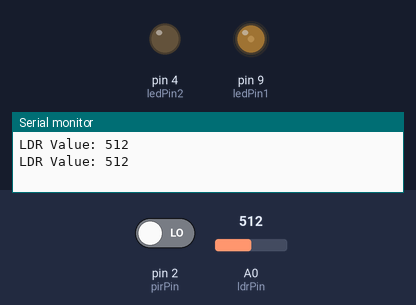
Bench run of a sketch on a simulated Arduino Uno, built with avr-gcc and run on an emulated ATmega328P. Parts: output pins drawn as LEDs (lit = HIGH), the last lines printed to the serial monitor. The inputs (shaded band) are chosen by the test bench; at power-on: A0 (ldrPin) = 512, pin 2 (pirPin) LOW.

Above: at 5.8 s.
5.9 s: A0 (ldrPin) set to 413
11.9 s: A0 (ldrPin) set to 393
At 16.0 s:
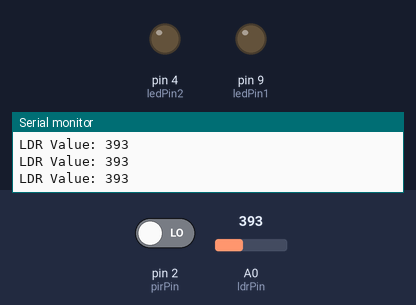
17.9 s: A0 (ldrPin) set to 410
At 19.3 s:
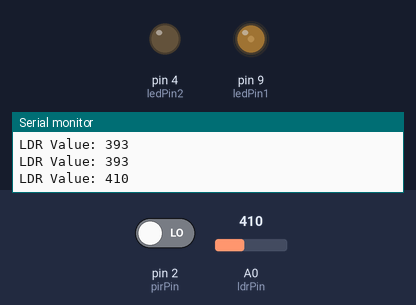
23.9 s: pin 2 (pirPin) driven HIGH
At 29.3 s:
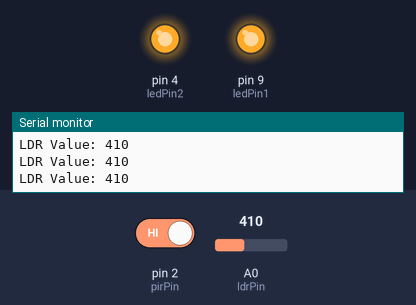
29.9 s: pin 2 (pirPin) driven LOW
At 30.7 s:
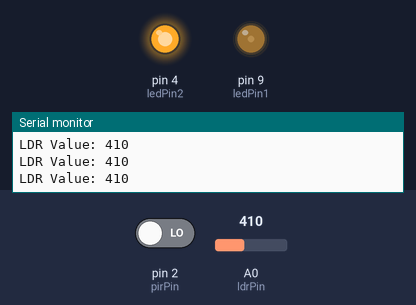
Timing chart, 0 to 36.4 s (numbered marks = the images above; inputs shaded):
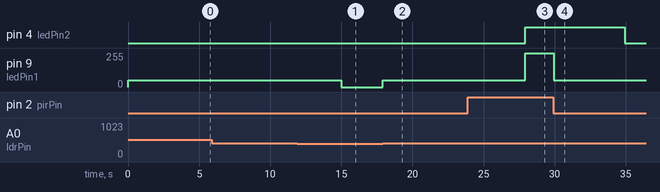

Measured:
- the behaviour switches between 401 and 400 on A0 (ldrPin) (found by bisection; images 0 and 1)
- after the input at 11.9 s, pin 9 (ledPin1): 50/255 → 0/255 after 3.1 s
- after the input at 17.9 s, pin 9 (ledPin1): 0/255 → 50/255 at once
- after the input at 23.9 s, pin 4 (ledPin2): LOW → HIGH after 4.0 s; pin 9 (ledPin1): 50/255 → 255/255 after 4.0 s
- after the input at 29.9 s, pin 4 (ledPin2): HIGH → LOW after 5.0 s; pin 9 (ledPin1): 255/255 → 50/255 at once

The sketch:

smartstreetlights.ino
```cpp
const int pirPin = 2;     // PIR sensor pin
const int ledPin1 = 9;     // PWM pin connected to LED
const int ledPin2 = 4;     // PWM pin connected to LED
const int ldrPin = A0;    // LDR sensor pin

void setup() {
  pinMode(pirPin, INPUT);
  pinMode(ledPin1, OUTPUT);
  pinMode(ledPin2, OUTPUT);
  pinMode(ldrPin, INPUT);
  Serial.begin(9600);
}

void loop() {
  int ldrValue = analogRead(ldrPin);  // Read LDR value
  int motionDetected = digitalRead(pirPin); // Read PIR sensor
  Serial.print("LDR Value: ");
  Serial.println(ldrValue);

  // Set threshold: adjust 500 if needed
  if (ldrValue > 400) {  // DARK condition (night)
    if (motionDetected == HIGH) {
      analogWrite(ledPin1, 255);
      analogWrite(ledPin2, 255);
      // Full brightness when motion detected
    } else {
      analogWrite(ledPin1, 50);
      delay(5000);
      analogWrite(ledPin2, 50);
      // Dim light when no motion
    }
  } else {  // BRIGHT condition (daytime)
    analogWrite(ledPin1, 0);
    analogWrite(ledPin2, 0);// LED OFF during daytime
  }

}
```
